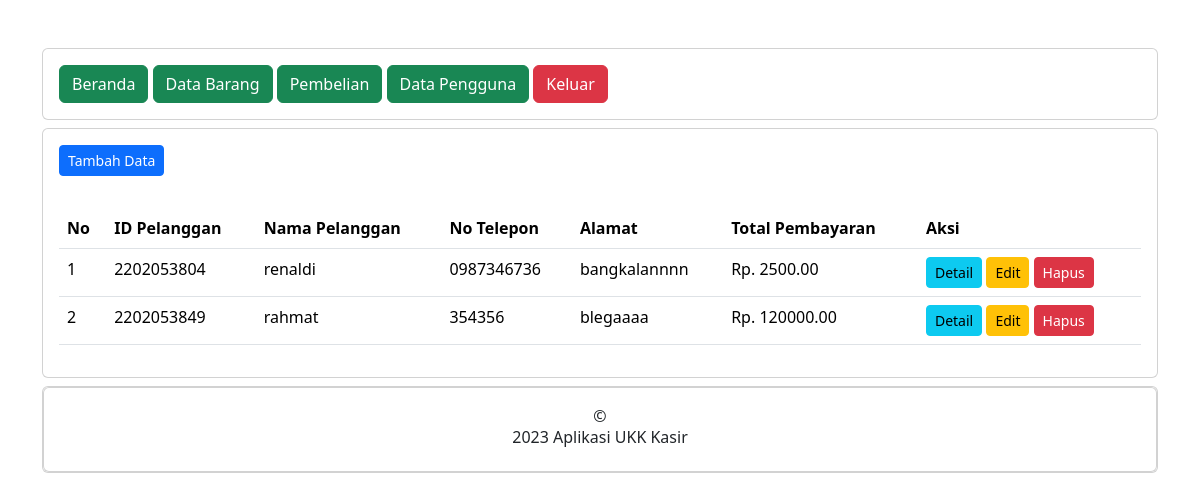
Page /administrator/pembelian.php (signed in) on the committed database.
### tables this page shows
CREATE TABLE `penjualan` (
  `PenjualanID` int(11) NOT NULL,
  `TanggalPenjualan` date NOT NULL,
  `TotalHarga` decimal(10,2) NOT NULL,
  `PelangganID` int(11) UNSIGNED NOT NULL
);

CREATE TABLE `pelanggan` (
  `PelangganID` int(11) UNSIGNED NOT NULL,
  `NamaPelanggan` varchar(255) NOT NULL,
  `Alamat` text NOT NULL,
  `NomorTelepon` varchar(15) NOT NULL
);

### administrator/pembelian.php (the view, shortened to what this page needs)
<?php
include "header.php";
include "navbar.php";
?>
<div class="card mt-2">
    <div class="card-body">
        <button type="button" class="btn btn-primary btn-sm" data-bs-toggle="modal" data-bs-target="#tambah-data">
            Tambah Data
        </button>
    </div>
    <div class="card-body">
        <table class="table">
            <thead>
                <tr>
                    <th>No</th>
                    <th>ID Pelanggan</th>
                    <th>Nama Pelanggan</th>
                    <th>No Telepon</th>
                    <th>Alamat</th>
                    <th>Total Pembayaran</th>
                    <th>Aksi</th>
                </tr>
            </thead>
            <tbody>
                <?php
                include '../koneksi.php';
                $no =1;
                $data = mysqli_query($koneksi,"SELECT * FROM pelanggan INNER JOIN penjualan ON pelanggan.PelangganID=penjualan.PelangganID");
                while($d = mysqli_fetch_array($data)){
                    ?>
                <tr>
                    <td><?php echo $no++; ?></td>
                    <td><?php echo $d['PelangganID']; ?></td>
                    <td><?php echo $d['NamaPelanggan']; ?></td>
                    <td><?php echo $d['NomorTelepon']; ?></td>
                    <td><?php echo $d['Alamat']; ?></td>
                    <td>Rp. <?php echo $d['TotalHarga']; ?></td>
                <td>
                    <a class="btn btn-info btn-sm" href="detail_pembelian.php?PelangganID=<?php echo $d['PelangganID']; ?>">Detail</a>
                    <button type="button" class="btn btn-warning btn-sm" data-bs-toggle="modal" data-bs-target="#edit-data<?php echo $d['PelangganID']; ?>">
                    Edit
                    </button>
                    <button type="button" class="btn btn-danger btn-sm" data-bs-toggle="modal" data-bs-target="#hapus-data<?php echo $d['PelangganID']; ?>">
                    Hapus
                    </button>
                    </td>
                </tr>
            <?php    } ?>
            </tbody>
        </table>
    </div>
</div>
            <?php
            include "footer.php";
            ?>

### rows in the picture
penjualan: PelangganID "2202053804", PelangganID.NamaPelanggan "renaldi", PelangganID.NomorTelepon "0987346736", PelangganID.Alamat "bangkalannnn", TotalHarga "2500.00"
penjualan: PelangganID "2202053849", PelangganID.NamaPelanggan "rahmat", PelangganID.NomorTelepon "354356", PelangganID.Alamat "blegaaaa", TotalHarga "120000.00"
